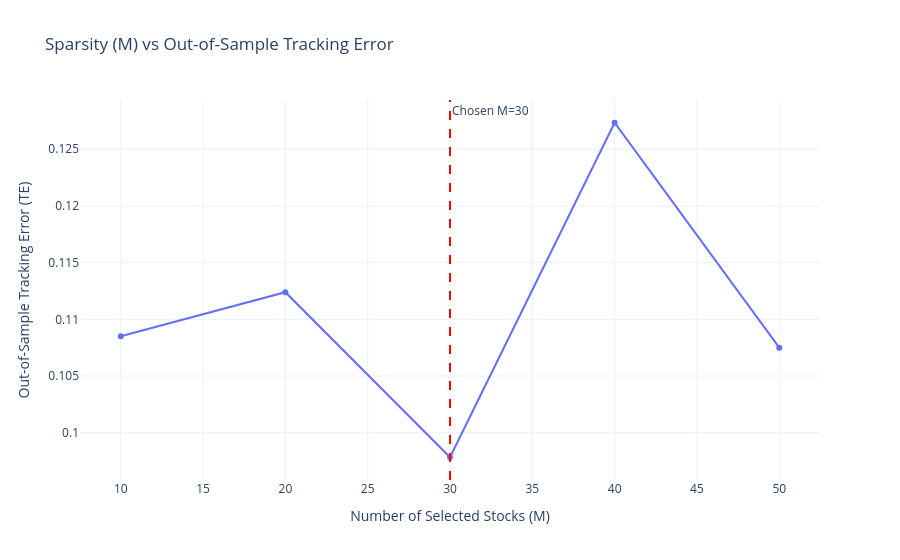

The cell this chart's notebook holds for it:
### Markdown cell above
### Plot 1: Sparsity vs. Tracking Error

### Code cell
plot_data = results_df[(results_df['M'] >= 10) & (results_df['M'] <= 100)]
if plot_data.empty:
    plot_data = results_df.copy()

best_k = best_params[0]
best_M = best_params[1]
# Plot test TE against M for the best performing k
plot_data_k = plot_data[plot_data['k'] == best_k].sort_values('M')

fig = px.line(plot_data_k, x='M', y='TE_test', markers=True, 
              title='Sparsity (M) vs Tracking Error',
              labels={'M': 'Number of Selected Stocks (M)', 'TE_test': 'Tracking Error (TE)'})

fig.add_vline(x=best_M, line_dash='dash', line_color='red', annotation_text=f'Chosen M={best_M}')
fig.update_layout(template='plotly_white')
fig.show()

### Figure 1 — Plotly figure (JSON) as saved in the notebook; plotly's stock layout.template omitted (floating-point values rounded to 4 significant figures)
{"data": [{"hovertemplate": "Number of Selected Stocks (M)=%{x}<br>Out-of-Sample Tracking Error (TE)=%{y}<extra></extra>", "legendgroup": "", "line": {"color": "#636efa", "dash": "solid"}, "marker": {"symbol": "circle"}, "mode": "lines+markers", "name": "", "orientation": "v", "showlegend": false, "type": "scatter", "x": [10, 20, 30, 40, 50], "xaxis": "x", "y": [0.1085, 0.1124, 0.09784, 0.1273, 0.1075], "yaxis": "y"}], "layout": {"annotations": [{"showarrow": false, "text": "Chosen M=30", "x": 30, "xanchor": "left", "xref": "x", "y": 1, "yanchor": "top", "yref": "y domain"}], "legend": {"tracegroupgap": 0}, "shapes": [{"line": {"color": "red", "dash": "dash"}, "type": "line", "x0": 30, "x1": 30, "xref": "x", "y0": 0, "y1": 1, "yref": "y domain"}], "title": {"text": "Sparsity (M) vs Out-of-Sample Tracking Error"}, "xaxis": {"anchor": "y", "domain": [0, 1], "title": {"text": "Number of Selected Stocks (M)"}}, "yaxis": {"anchor": "x", "domain": [0, 1], "title": {"text": "Out-of-Sample Tracking Error (TE)"}}}}
